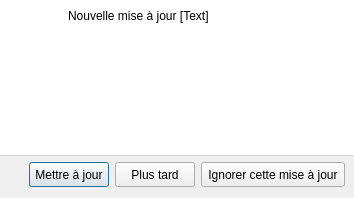
<?xml version="1.0" encoding="UTF-8"?>
<ui version="4.0">
 <class>UpdateDialog</class>
 <widget class="QDialog" name="UpdateDialog">
  <property name="windowModality">
   <enum>Qt::WindowModal</enum>
  </property>
  <property name="geometry">
   <rect>
    <x>0</x>
    <y>0</y>
    <width>354</width>
    <height>198</height>
   </rect>
  </property>
  <property name="windowTitle">
   <string>Nouvelle version disponible</string>
  </property>
  <layout class="QVBoxLayout" name="verticalLayout">
   <property name="leftMargin">
    <number>0</number>
   </property>
   <property name="topMargin">
    <number>0</number>
   </property>
   <property name="rightMargin">
    <number>0</number>
   </property>
   <item>
    <widget class="QWidget" name="widget" native="true">
     <property name="sizePolicy">
      <sizepolicy hsizetype="Preferred" vsizetype="Expanding">
       <horstretch>0</horstretch>
       <verstretch>0</verstretch>
      </sizepolicy>
     </property>
     <property name="styleSheet">
      <string notr="true">background-color: white;
border-bottom: 1px solid lightgray;</string>
     </property>
     <layout class="QHBoxLayout" name="horizontalLayout_2">
      <item>
       <spacer name="horizontalSpacer_2">
        <property name="orientation">
         <enum>Qt::Horizontal</enum>
        </property>
        <property name="sizeHint" stdset="0">
         <size>
          <width>40</width>
          <height>20</height>
         </size>
        </property>
       </spacer>
      </item>
      <item>
       <widget class="QLabel" name="label">
        <property name="maximumSize">
         <size>
          <width>32</width>
          <height>32</height>
         </size>
        </property>
        <property name="styleSheet">
         <string notr="true">border: 0px;</string>
        </property>
        <property name="text">
         <string/>
        </property>
        <property name="pixmap">
         <pixmap resource="../../resources.qrc">:/images/update_icon.png</pixmap>
        </property>
        <property name="scaledContents">
         <bool>true</bool>
        </property>
       </widget>
      </item>
      <item>
       <spacer name="horizontalSpacer_4">
        <property name="orientation">
         <enum>Qt::Horizontal</enum>
        </property>
        <property name="sizeType">
         <enum>QSizePolicy::Fixed</enum>
        </property>
        <property name="sizeHint" stdset="0">
         <size>
          <width>15</width>
          <height>5</height>
         </size>
        </property>
       </spacer>
      </item>
      <item>
       <layout class="QVBoxLayout" name="verticalLayout_2">
        <item>
         <widget class="QLabel" name="updateLabel">
          <property name="autoFillBackground">
           <bool>false</bool>
          </property>
          <property name="styleSheet">
           <string notr="true">border: 0px;</string>
          </property>
          <property name="text">
           <string>Nouvelle mise à jour [Text]</string>
          </property>
         </widget>
        </item>
        <item>
         <spacer name="verticalSpacer">
          <property name="orientation">
           <enum>Qt::Vertical</enum>
          </property>
          <property name="sizeType">
           <enum>QSizePolicy::Fixed</enum>
          </property>
          <property name="sizeHint" stdset="0">
           <size>
            <width>20</width>
            <height>10</height>
           </size>
          </property>
         </spacer>
        </item>
        <item>
         <widget class="QTextEdit" name="releaseNote">
          <property name="styleSheet">
           <string notr="true">border: 0px;</string>
          </property>
          <property name="readOnly">
           <bool>true</bool>
          </property>
          <property name="cursorWidth">
           <number>0</number>
          </property>
          <property name="textInteractionFlags">
           <set>Qt::TextSelectableByKeyboard|Qt::TextSelectableByMouse</set>
          </property>
         </widget>
        </item>
       </layout>
      </item>
      <item>
       <spacer name="horizontalSpacer_3">
        <property name="orientation">
         <enum>Qt::Horizontal</enum>
        </property>
        <property name="sizeHint" stdset="0">
         <size>
          <width>40</width>
          <height>20</height>
         </size>
        </property>
       </spacer>
      </item>
     </layout>
    </widget>
   </item>
   <item>
    <layout class="QHBoxLayout" name="horizontalLayout">
     <property name="rightMargin">
      <number>9</number>
     </property>
     <item>
      <spacer name="horizontalSpacer">
       <property name="orientation">
        <enum>Qt::Horizontal</enum>
       </property>
       <property name="sizeHint" stdset="0">
        <size>
         <width>40</width>
         <height>20</height>
        </size>
       </property>
      </spacer>
     </item>
     <item>
      <widget class="QPushButton" name="updateButton">
       <property name="minimumSize">
        <size>
         <width>0</width>
         <height>25</height>
        </size>
       </property>
       <property name="text">
        <string>Mettre à jour</string>
       </property>
      </widget>
     </item>
     <item>
      <widget class="QPushButton" name="laterButton">
       <property name="minimumSize">
        <size>
         <width>0</width>
         <height>25</height>
        </size>
       </property>
       <property name="text">
        <string>Plus tard</string>
       </property>
      </widget>
     </item>
     <item>
      <widget class="QPushButton" name="ignoreButton">
       <property name="minimumSize">
        <size>
         <width>0</width>
         <height>25</height>
        </size>
       </property>
       <property name="styleSheet">
        <string notr="true">padding-left:  6px;
padding-right:  6px;</string>
       </property>
       <property name="text">
        <string>Ignorer cette mise à jour</string>
       </property>
      </widget>
     </item>
    </layout>
   </item>
  </layout>
 </widget>
 <resources>
  <include location="../../resources.qrc"/>
 </resources>
 <connections/>
</ui>
